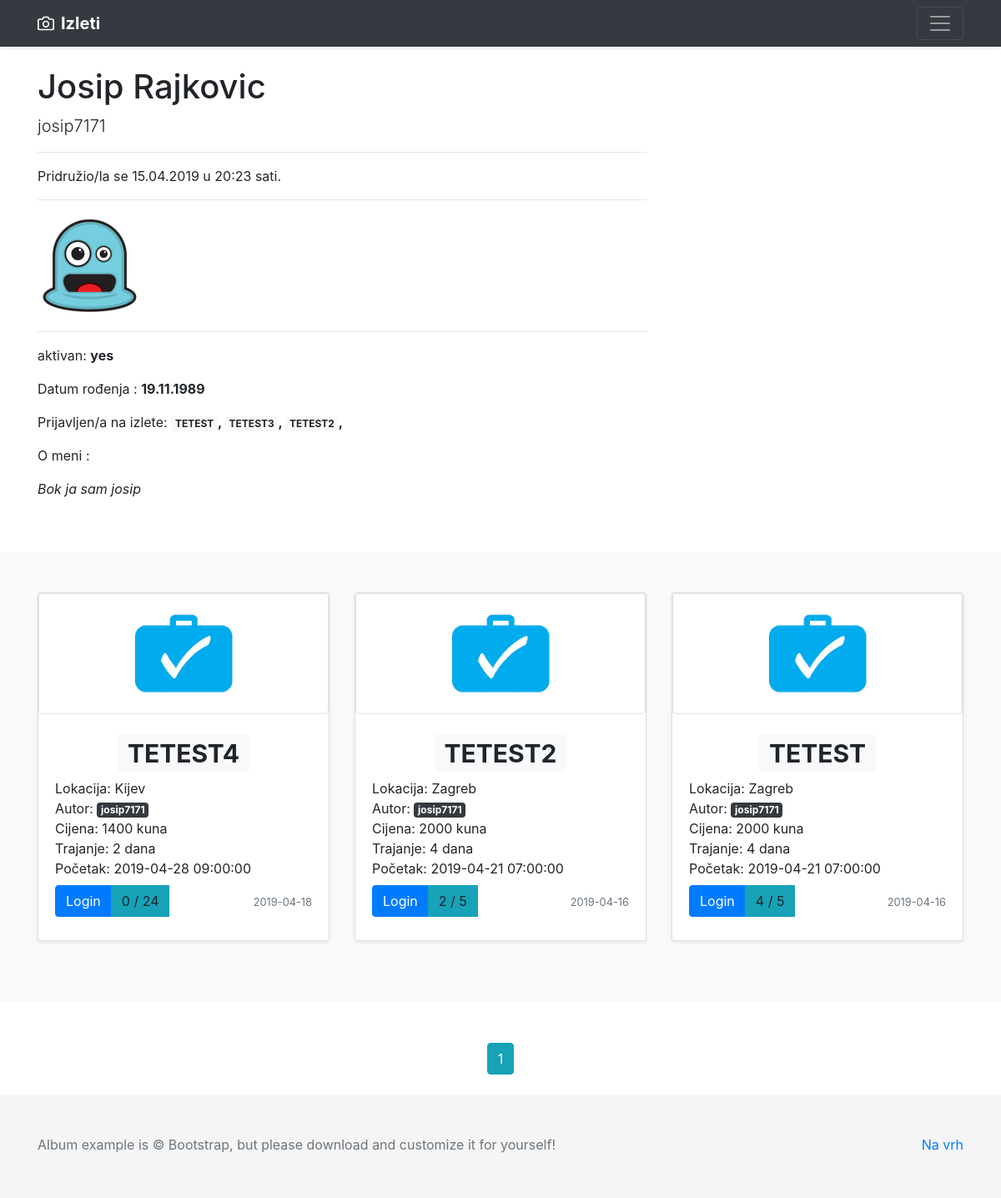
Page /user/1 on the committed database.
### app/models.py (models this page shows, shortened)
class User(db.Model, UserMixin):
    id = db.Column(db.Integer, primary_key=True)
    first_name = db.Column(db.String(25), nullable=False)
    last_name = db.Column(db.String(25), nullable=False)
    full_name = db.Column(db.String(51), nullable=False)
    username = db.Column(db.String(20), unique=True, nullable=False)
    email = db.Column(db.String(50), unique=True, nullable=False)
    address = db.Column(db.String(60))
    country = db.Column(db.String(30))
    phone_number = db.Column(db.String(25))
    gender = db.Column(db.Enum('male', 'female'), nullable=False)
    birth_date = db.Column(db.Date)
    about_me = db.Column(db.String(120))
    date_joined = db.Column(db.DateTime, nullable=False, default=datetime.utcnow)
    active = db.Column(db.Enum('yes', 'no'), default='yes')
    image_file = db.Column(db.String(20), nullable=False, default='default.jpg')
    password = db.Column(db.String(60), nullable=False)
    trips = db.relationship('Trip', backref='author', lazy=True)
    trips_joined = db.relationship('Trip', secondary=user_identifier, lazy='subquery',
                                   backref=db.backref('users', lazy=True))

class Trip(db.Model):
    id = db.Column(db.Integer, primary_key=True)
    name = db.Column(db.String(50), unique=True, nullable=False)
    location = db.Column(db.String(100), nullable=False)
    user_id = db.Column(db.Integer, db.ForeignKey('user.id'), nullable=False)
    date_created = db.Column(db.DateTime, nullable=False, default=datetime.utcnow)
    price = db.Column(db.Integer, nullable=False)
    people_number = db.Column(db.Integer, nullable=False)
    starting_at = db.Column(db.DateTime, nullable=False)
    transport_type = db.Column(db.String(30), nullable=False)
    trip_duration = db.Column(db.Integer, nullable=False)
    details = db.Column(db.Text, nullable=False)
    image_file = db.Column(db.String(20), nullable=False, default='trip_default.jpg')

### app/users/routes.py (the view)
@users.route("/user/<int:id>", methods=["POST", "GET"])
def user_trips(id):
    page = request.args.get('page', 1, type=int)
    user = User.query.filter_by(id=id).first_or_404()
    trips = Trip.query.filter_by(user_id=id).order_by(Trip.date_created.desc()).paginate(page=page, per_page=5)
    trips2 = Trip.query.all()
    mydict = {}
    for i in range(len(trips2), 0, -1):
        users = User.query.filter(User.trips_joined.any(id=i)).all()
        mydict[i] = [x.username for x in users]
    return render_template('user_trips2.html', user=user, trips=trips, mydict=mydict, dict_length=len(mydict))

### app/templates/user_trips2.html (shortened to what this page needs)
{% extends "layout.html" %}
{% block content %}
  <div class="container">
    <div class="row">
      <div class="col-lg-8">
        <h1 class="mt-4">{{ user.full_name }}</h1>
        <p class="lead">
          {{ user.username }}
        </p>
        <hr>
        <p>Pridružio/la se {{ user.date_joined.strftime('%d.%m.%Y') }} u {{ user.date_joined.strftime('%H:%M') }} sati.</p>
        <hr>
        <img class="img-fluid rounded" src="{{ url_for('static', filename='profile_pics/' + user.image_file) }}" alt="">
        <hr>
        <p>aktivan: <b>{{ user.active }}</b></p>
        <p>Datum rođenja : <b>{{ user.birth_date.strftime('%d.%m.%Y') }}</b></p>
        <div>
            <p>Prijavljen/a na izlete:
                <b>
                    {% for trip in user.trips_joined %}
                        <a href="{{ url_for('trips.show_trip', trip_id=trip.id) }}"
                           class="badge badge-light">
                           {{ trip.name }}
                        </a>,
                    {% endfor %}
                </b>
            </p>
        </div>
        <p>O meni :</p>
        <p><i>{{ user.about_me }}</i></p>
        <br><br>
      </div>
      <div class="col-md-4">
      </div>
    </div>
  </div>
    {% set iterated = {'i': False} %}
    {% set count = namespace(a=0) %}
    {% set count2 = namespace(a=dict_length) %}
    {% set checker = namespace(a=0) %}
    {%  set users_joined = {} %}
    <main role="main">
       <div class="album py-5 bg-light">
          <div class="container">
            <div class="row">
    {% for trip in trips.items %}
    {%  if trips.page == 0 %}
        {% set checker = namespace(a=0) %}
    {% else %}
        {% set checker = namespace(a=1) %}
    {% endif %}
                <div class="col-md-4">
                  <div class="card mb-4 shadow-sm">
                    <img alt="" src="{{ url_for('static', filename='trip_pics/' + trip.image_file) }}"
                        class="img-fluid img-thumbnail" width="100%">
                    <div class="card-body">
                        <div class="card-text row justify-content-md-center">
                            <h1>
                            <a href="{{ url_for('trips.show_trip', trip_id=trip.id) }}"
                               class="badge badge-light">
                                {{ trip.name }}
                            </a>
                        </h1>
                        </div>
                      <div class="card-text">
                          Lokacija: {{ trip.location }}
                      </div>
                      <div class="card-text">
                          Autor:
                          <a href="{{ url_for('users.user_trips', id=trip.author.id) }}" class="badge badge-dark">
                            {{ trip.author.username }}
                          </a>
                      </div>
                      <div class="card-text">
                          Cijena: {{ trip.price }} kuna
                      </div>
                      <div class="card-text">
                          Trajanje: {{ trip.trip_duration }} dana
                      </div>
                      <div class="card-text">
                          Početak: {{ trip.starting_at }}
                      </div>
                      <div class="d-flex justify-content-between align-items-center card-text ">
                        <div class="btn-group">
                            {% if current_user.is_authenticated %}
                                {% if current_user.username == trip.author.username %}
                                    <a href="{{ url_for('trips.show_trip', trip_id=trip.id) }}" class="btn btn-primary my-2">Edit</a><br>
                                {% endif %}
                                {% set iterated = {'i': False} %}
                                {% for trip_joined in current_user.trips_joined %}
                                   {% if trip.id==trip_joined.id  %}
                                     <div hidden>{{ iterated.update({'i':True}) }}</div>
                                   {% endif %}
                                {% endfor %}
                                {% if not iterated.i %}
                                    <a href="{{ url_for('users.add_traveler', trip_id=trip.id) }}" class="btn btn-primary my-2">Prijavi se</a>
                                {% elif  iterated.i %}
                                    <a href="{{ url_for('users.remove_traveler', trip_id=trip.id) }}" class="btn btn-warning my-2">Odjavi se</a>
                                {% endif %}
                            {% else %}
                                <a href="{{ url_for('users.login') }}" class="btn btn-primary my-2">Login</a>
                            {% endif %}
                            {% set count = namespace(a=0) %}
                            {% for user_joined in trip.users %}
                                {% set count.a = count.a + 1 %}
                            {% endfor %}
                            <a id="myBtn" class="btn btn-info my-2" onclick="test1({{ count2.a - checker.a - ((trips.page - 1) * 5) }}, {{ mydict }})" role="button">{{ count.a }} / {{ trip.people_number }}</a>
                        </div>
                        <div class="card-text">
                            <small class="text-muted">{{ trip.date_created.strftime('%Y-%m-%d') }}</small>
                        </div>
                      </div>
                    </div>
                  </div>
                </div>
        {% set count2.a = count2.a - 1 %}
    {% endfor %}
            </div>
          </div>
       </div>
    </main>
    <div class="container">
        <div class="row justify-content-md-center" style="margin-top: 50px;">
            <div class="col-md-auto">
                {% for page_num in trips.iter_pages(left_edge=1, right_edge=1, left_current=1, right_current=2) %}
                    {% if page_num %}
                        {% if trips.page == page_num %}
                            <a class="btn btn-info mb-4" href="{{ url_for('main.home', page=page_num) }}">{{ page_num }}</a>
                        {% else %}
                            <a class="btn btn-outline-info mb-4" href="{{ url_for('main.home', page=page_num) }}">{{ page_num }}</a>
                        {% endif %}
                    {% else %}
                    ...
                    {% endif %}
                {% endfor %}
            </div>
        </div>
    </div>
{% endblock content %}

### rows in the picture
User: full_name "Josip Rajkovic", username "josip7171", date_joined "15.04.2019", date_joined "20:23", image_file (picture), active "yes", birth_date "19.11.1989", about_me "Bok ja sam josip"
Trip: name "TETEST", image_file (placeholder picture), location "Zagreb", author.username "josip7171", price "2000", trip_duration "4", starting_at "2019-04-21 07:00:00", a "4", people_number "5", date_created "2019-04-16"
Trip: name "TETEST3"
Trip: name "TETEST2", image_file (placeholder picture), location "Zagreb", author.username "josip7171", price "2000", trip_duration "4", starting_at "2019-04-21 07:00:00", a "2", people_number "5", date_created "2019-04-16"
Trip: image_file (placeholder picture), name "TETEST4", location "Kijev", author.username "josip7171", price "1400", trip_duration "2", starting_at "2019-04-28 09:00:00", a "0", people_number "24", date_created "2019-04-18"

### other values in the picture
{{ page_num }} "1"
